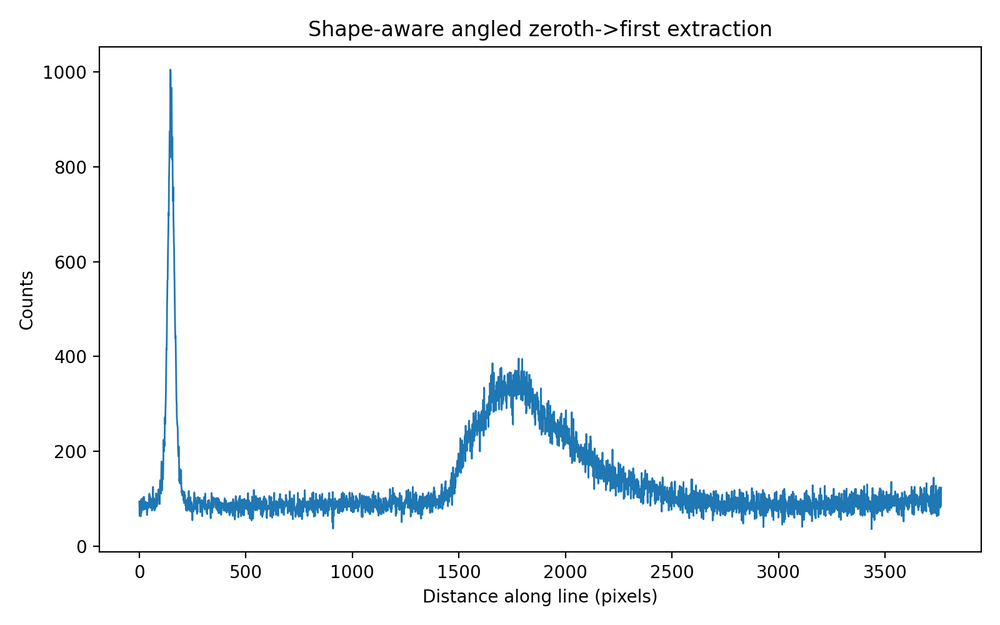
#> input picture 097654_DTV10-0001TG200_line_spectrum.png, 1000 x 625 px, shrunk from 1600 x 1000 before the run
$ python -i 'Background gradient.py'   (imports and definitions only)
#> lines starting #> are read from the running program, lines starting #| are printed output that depends on the picture
# background_gradient.py
# ------------------------------------------------------------
# PURPOSE:
#   Detect if an astronomical image has a large, smooth brightness
#   gradient — like when moonlight or scattered light makes one side
#   of the image brighter than the other.
#
#   Works on the entire 2-D image and checks:
#     • how tilted the background is
#     • if the change is smooth (not random)
#     • if it’s strong enough compared to noise
# ------------------------------------------------------------

from __future__ import annotations
import numpy as np
from scipy.ndimage import gaussian_filter, binary_dilation


# -------------------- STEP 1: Measure noise --------------------

def mad(x: np.ndarray) -> float:
    x = np.asarray(x, dtype=float)
    m = np.median(x)
    return 1.4826 * np.median(np.abs(x - m))


def robust_zscore(img: np.ndarray):
    med = np.median(img)
    s = mad(img) + 1e-9
    return (img - med) / s, med, s


# -------------------- STEP 2: Mask bright stars --------------------

def make_source_mask(img: np.ndarray,
                     z_thresh: float = 3.5,
                     grow: int = 2,
                     extra_dilate: int = 1) -> np.ndarray:

    z, _, _ = robust_zscore(img)
    src = z > float(z_thresh)

    if grow > 0:
        grown = gaussian_filter(src.astype(float), sigma=grow) > 0.05
        src = grown

    if extra_dilate > 0:
        src = binary_dilation(src, iterations=int(extra_dilate))

    return src


# -------------------- STEP 3: Fit background plane --------------------

def fit_plane_irls(img: np.ndarray,
                   mask: np.ndarray | None = None,
                   iters: int = 6,
                   huber_k: float = 1.5):

    H, W = img.shape
    yy, xx = np.mgrid[0:H, 0:W]
    X = np.stack([xx.ravel(), yy.ravel(), np.ones(H * W)], axis=1)
    y = img.ravel()

    use = (~mask).ravel() if mask is not None else np.ones(H * W, dtype=bool)

    w = np.ones_like(y)
    coef = np.array([0.0, 0.0, np.median(y[use])], dtype=float)

    for _ in range(iters):
        Wvec = w[use][:, None]
        XtW = X[use] * Wvec
        coef, *_ = np.linalg.lstsq(XtW, (y[use] * w[use]), rcond=None)

        r = y - X.dot(coef)
        r_bg = r[use]
        s = mad(r_bg) + 1e-9

        t = np.abs(r) / (float(huber_k) * s)
        w = 1.0 / np.maximum(1.0, t)

    resid = (y - X.dot(coef)).reshape(H, W)
    return float(coef[0]), float(coef[1]), float(coef[2]), resid, (~use).reshape(H, W)


# -------------------- STEP 4: Gradient Detector --------------------

def detect_background_gradient(img: np.ndarray,
                               *,
                               z_thresh: float = 3.5,
                               grow: int = 2,
                               extra_dilate: int = 1,
                               min_delta_abs: float = 25.0,        # ↑ updated
                               min_delta_frac: float = 0.15,       # ↑ updated
                               min_delta_vs_noise: float = 2.0,    # ↑ updated
                               vlf_sigma_frac: float = 0.10,
                               min_vlf_var_frac: float = 0.50):    # ↑ updated
    """
    Detects smooth large-scale background gradients.
    """

    img = np.asarray(img, dtype=float)
    H, W = img.shape

    src_mask = make_source_mask(img, z_thresh=z_thresh, grow=grow, extra_dilate=extra_dilate)

    a, b, c, resid, _ = fit_plane_irls(img, mask=src_mask)

    corners = np.array([[0, 0], [0, W-1], [H-1, 0], [H-1, W-1]], dtype=float)
    vals = a * corners[:, 1] + b * corners[:, 0] + c
    plane_delta = float(vals.max() - vals.min())
    slope_mag = float(np.hypot(a, b))

    bg_pix = ~src_mask
    bg_med = float(np.median(img[bg_pix])) if np.any(bg_pix) else float(np.median(img))
    resid_sigma = float(mad(resid[bg_pix])) if np.any(bg_pix) else float(mad(resid))
    delta_frac = plane_delta / (abs(bg_med) + 1e-9)
    strength_vs_noise = plane_delta / (resid_sigma + 1e-9)

    sigma_vlf = max(2.0, vlf_sigma_frac * min(H, W))
    vlf = gaussian_filter(img, sigma=sigma_vlf)
    vlf_var_frac = np.var(vlf) / (np.var(img) + 1e-12)

    passes_abs = plane_delta >= min_delta_abs
    passes_frac = delta_frac >= min_delta_frac
    passes_noise = strength_vs_noise >= min_delta_vs_noise
    passes_vlf = vlf_var_frac >= min_vlf_var_frac

    is_grad = bool(passes_abs and passes_frac and passes_noise and passes_vlf)

    info = {
        "is_background_gradient": is_grad,
        "plane": {"a": a, "b": b, "c": c, "slope_mag": slope_mag},
        "plane_delta_counts": plane_delta,
        "delta_fraction_of_median": delta_frac,
        "residual_sigma": resid_sigma,
        "strength_vs_noise": strength_vs_noise,
        "vlf_sigma": sigma_vlf,
        "vlf_var_fraction": vlf_var_frac,
        "mask_coverage_frac": float(np.mean(src_mask)),
    }
    return is_grad, info


# -------------------- STEP 5: CLI MODE --------------------

# [14 lines not run here, left out]

>>> import cv2
>>> picture = cv2.imread('097654_DTV10-0001TG200_line_spectrum.png', cv2.IMREAD_GRAYSCALE)
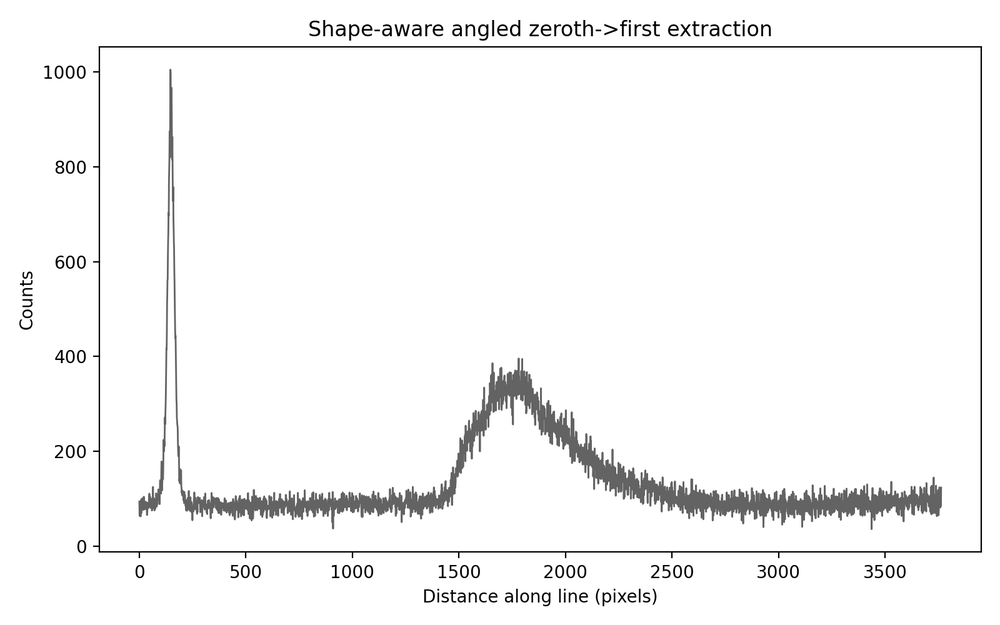
#> picture: shape (625, 1000); min 0, max 255, mean 246.4
>>> result = detect_background_gradient(picture)
#> in robust_zscore, `med = np.median(img)`: med = 255
#> in robust_zscore, `s = mad(img) + 1e-9`: s = 1e-09
#> in make_source_mask, `src = z > float(z_thresh)`: src: shape (625, 1000) bool; every value is 0
#> in fit_plane_irls, `coef = np.array([0.0, 0.0, np.median(y[use])], dtype=float)`: coef = [0, 0, 255]
#> the loop in fit_plane_irls, `for _ in range(iters):` made 6 passes
#> (coef, m in mad, s) on passes 1 to 6: ([-0.00141, -0.0215, 253.8], 7.96, 5.08), ([1.86e-05, -0.00113, 255.1], 0.234, 0.272), ([5.78e-07, -4.93e-05, 255], 0.00735, 0.0119), ([1.32e-09, -1.47e-08, 255], 5.61e-06, 3.53e-06), ([2.79e-16, -3.11e-15, 255], 7.67e-13, 1e-09), ([-1.25e-16, 6.66e-16, 255], 2.84e-14, 1e-09)
#> in detect_background_gradient, `a, b, c, resid, _ = fit_plane_irls(img, mask=src_mask)`: a = -1.25e-16; b = 6.66e-16; c = 255
#> in detect_background_gradient, `vals = a * corners[:, 1] + b * corners[:, 0] + c`: vals = [255, 255, 255, 255]
#> in detect_background_gradient, `plane_delta = float(vals.max() - vals.min())`: plane_delta = 5.4e-13
#> in detect_background_gradient, `slope_mag = float(np.hypot(a, b))`: slope_mag = 6.78e-16
#> in detect_background_gradient, `bg_pix = ~src_mask`: bg_pix: shape (625, 1000) bool; every value is 1
#> in detect_background_gradient, `bg_med = float(np.median(img[bg_pix])) if np.any(bg_pix) else float(np..`: bg_med = 255
#> in detect_background_gradient, `resid_sigma = float(mad(resid[bg_pix])) if np.any(bg_pix) else float(m..`: resid_sigma = 1.69e-13
#> in detect_background_gradient, `delta_frac = plane_delta / (abs(bg_med) + 1e-9)`: delta_frac = 2.12e-15
#> in detect_background_gradient, `strength_vs_noise = plane_delta / (resid_sigma + 1e-9)`: strength_vs_noise = 0.00054
#> in detect_background_gradient, `vlf = gaussian_filter(img, sigma=sigma_vlf)`:
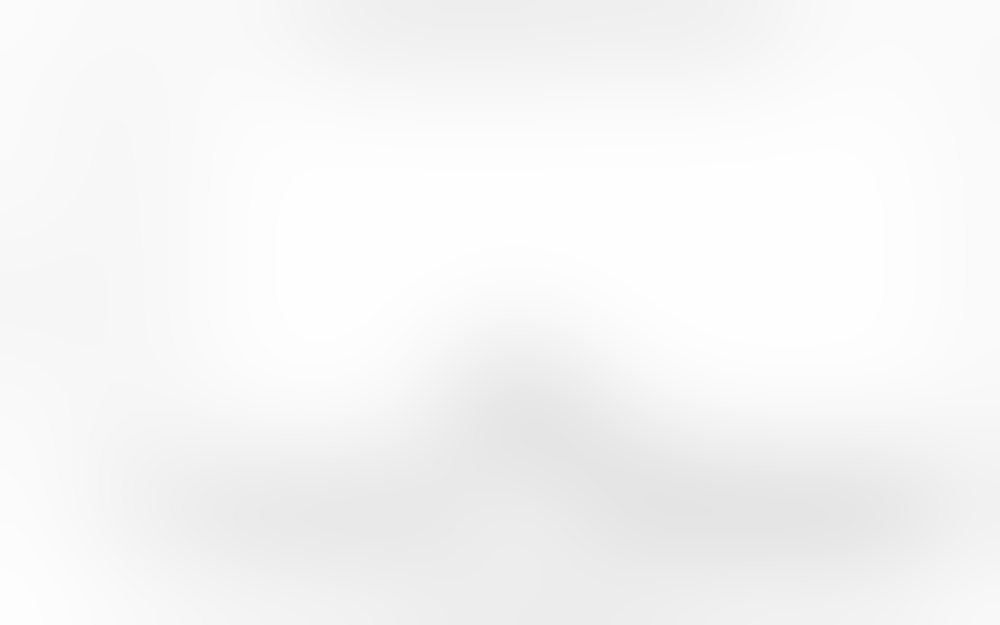
#> vlf: shape (625, 1000) float64; min 228.8, max 255, mean 246.4
#> in detect_background_gradient, `vlf_var_frac = np.var(vlf) / (np.var(img) + 1e-12)`: vlf_var_frac = 0.0369
#> in detect_background_gradient, `passes_abs = plane_delta >= min_delta_abs`: passes_abs = False

$ run again, on 097654_DTV10-0001TG200_streak_detection.png
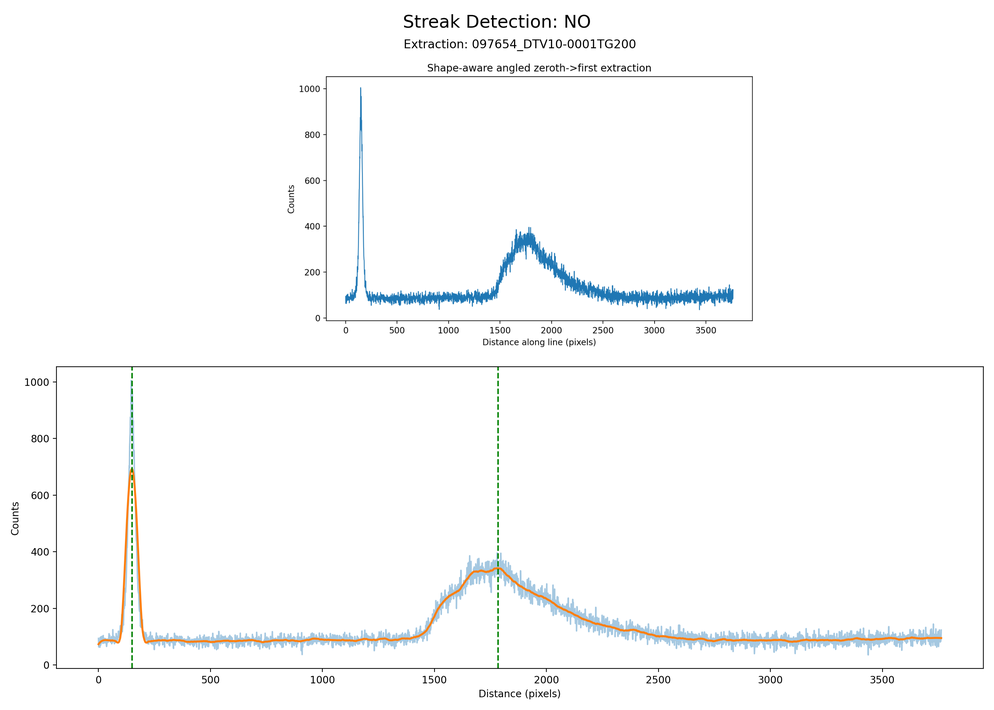
#> input picture 097654_DTV10-0001TG200_streak_detection.png, 994 x 710 px, shrunk from 2800 x 2000 before the run
#> `picture = cv2.imread('097654_DTV10-0001TG200_line_spectrum.png', cv2.I..`:
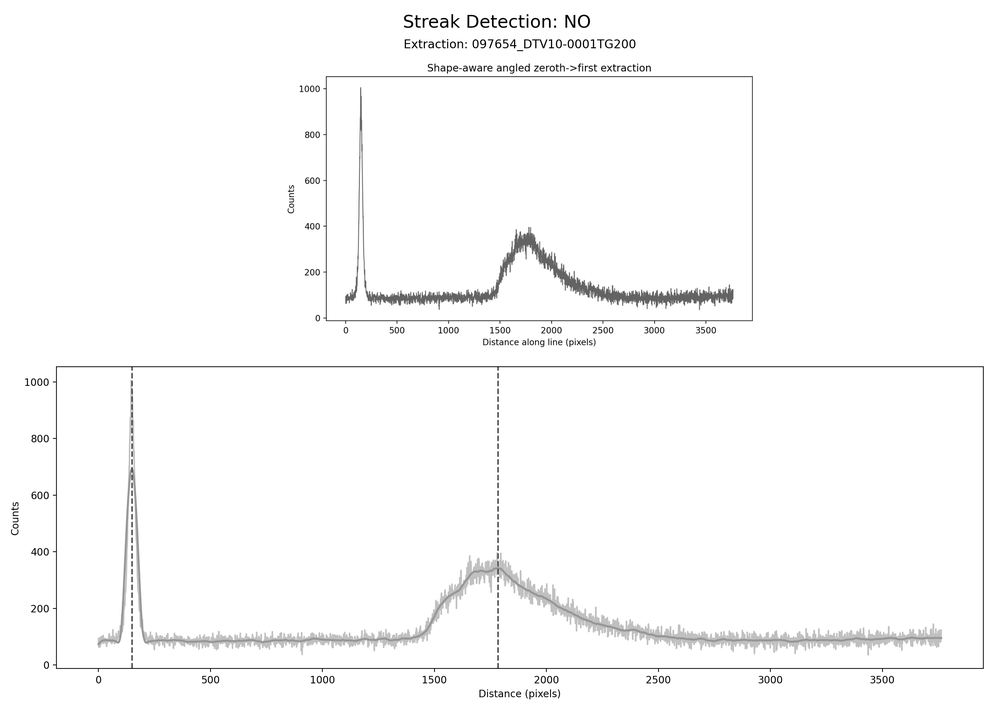
#> picture: shape (710, 994); min 0, max 255, mean 250.2
#> med = 255
#> in robust_zscore, `s = mad(img) + 1e-9`: s = 1e-09
#> src: shape (710, 994) bool; every value is 0
#> in fit_plane_irls, `coef = np.array([0.0, 0.0, np.median(y[use])], dtype=float)`: coef = [0, 0, 255]
#> the loop in fit_plane_irls, `for _ in range(iters):` made 6 passes
#> (coef, m in mad, s) on passes 1 to 6: ([0.000141, -0.00463, 251.8], 4.64, 1.27), ([8.24e-05, -0.000996, 255], 0.303, 0.277), ([4.44e-06, -6.35e-05, 255], 0.0112, 0.0177), ([2.33e-09, -2.9e-08, 255], 1.35e-05, 8.06e-06), ([1.87e-15, -1.71e-14, 255], 4.6e-12, 1e-09), ([-1.95e-16, 2.22e-16, 255], -2.84e-14, 1e-09)
#> a = -1.95e-16; b = 2.22e-16; c = 255
#> vals = [255, 255, 255, 255]
#> plane_delta = 3.69e-13
#> slope_mag = 2.95e-16
#> bg_pix: shape (710, 994) bool; every value is 1
#> bg_med = 255
#> resid_sigma = 8.43e-14
#> delta_frac = 1.45e-15
#> strength_vs_noise = 0.000369
#> in detect_background_gradient, `vlf = gaussian_filter(img, sigma=sigma_vlf)`:
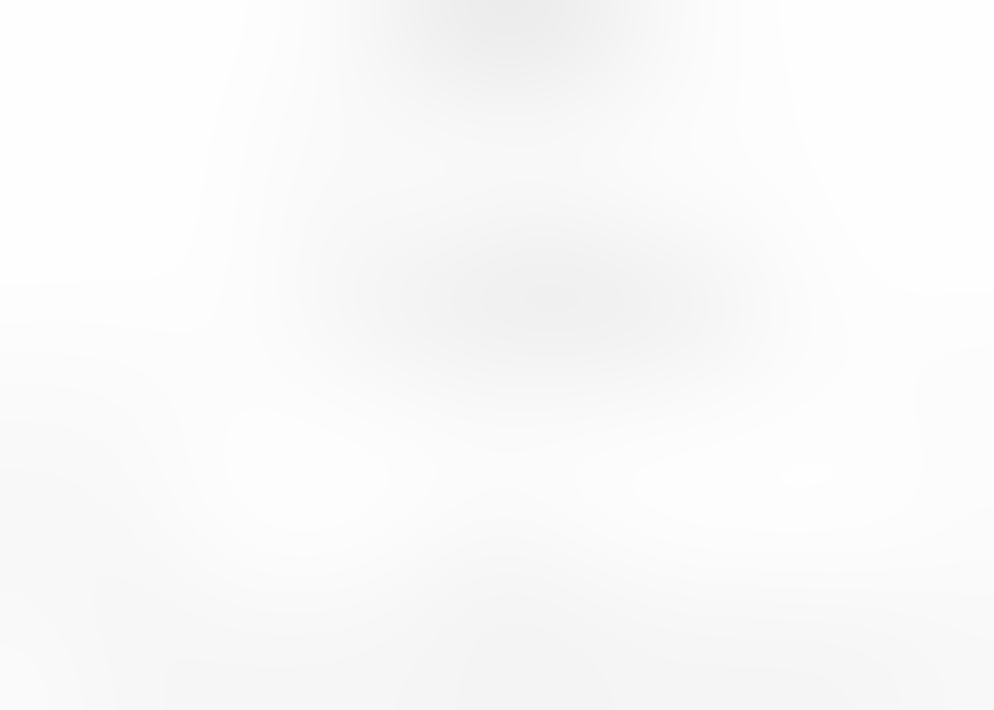
#> vlf: shape (710, 994) float64; min 236.7, max 255, mean 250.2
#> vlf_var_frac = 0.0229
#> passes_abs = False

$ run again, on 777777_DTV10-0002TG100_partial_first_order.png
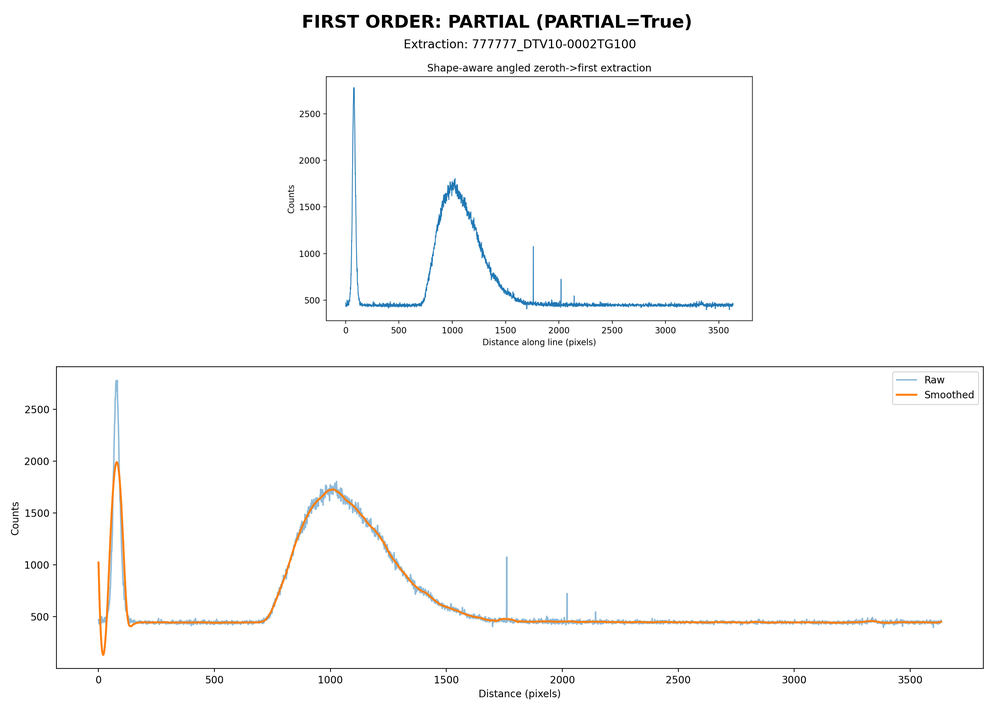
#> input picture 777777_DTV10-0002TG100_partial_first_order.png, 994 x 710 px, shrunk from 2800 x 2000 before the run
#> med = 255
#> in robust_zscore, `s = mad(img) + 1e-9`: s = 1e-09
#> src: shape (710, 994) bool; every value is 0
#> in fit_plane_irls, `coef = np.array([0.0, 0.0, np.median(y[use])], dtype=float)`: coef = [0, 0, 255]
#> the loop in fit_plane_irls, `for _ in range(iters):` made 6 passes
#> (coef, m in mad, s) on passes 1 to 6: ([0.000804, 0.00288, 249.3], 4.25, 0.805), ([0.000171, 0.000181, 254.5], 0.335, 0.0723), ([5.48e-06, 1.87e-06, 255], 0.00428, 0.0022), ([7.41e-10, -1.4e-10, 255], 4.2e-07, 3e-07), ([1.74e-16, -1.11e-16, 255], -1.42e-13, 1e-09), ([5.17e-16, 1.11e-16, 255], -2.84e-14, 1e-09)
#> a = 5.17e-16; b = 1.11e-16; c = 255
#> vals = [255, 255, 255, 255]
#> plane_delta = 5.97e-13
#> slope_mag = 5.29e-16
#> bg_pix: shape (710, 994) bool; every value is 1
#> bg_med = 255
#> resid_sigma = 2.11e-13
#> delta_frac = 2.34e-15
#> strength_vs_noise = 0.000597
#> in detect_background_gradient, `vlf = gaussian_filter(img, sigma=sigma_vlf)`:
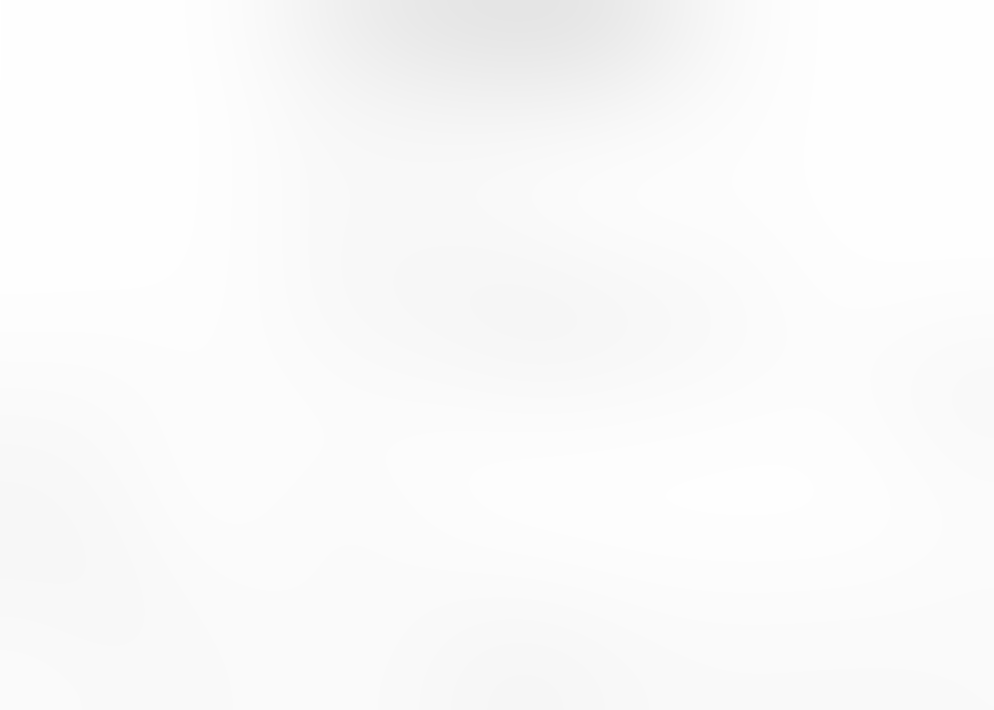
#> vlf: shape (710, 994) float64; min 229.2, max 255, mean 250.7
#> vlf_var_frac = 0.0256
#> passes_abs = False
